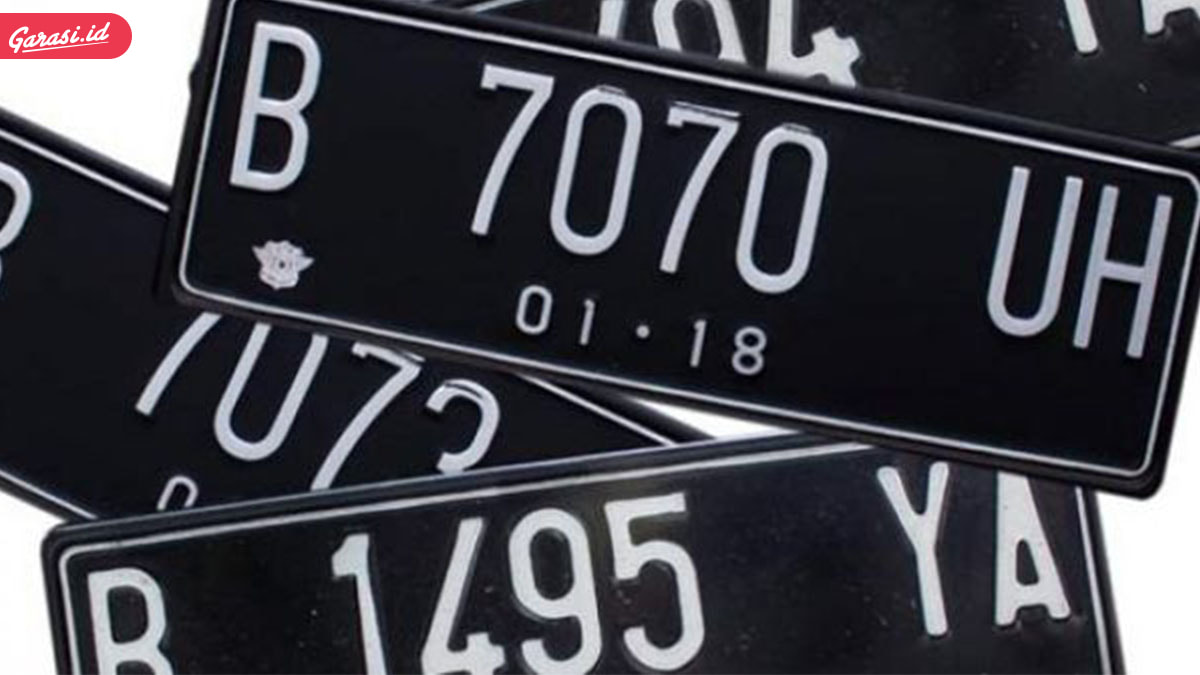
#> input picture gamabar.jpeg, 1200 x 675 px
$ python 'soal3_Half-Size Center Cropping.py'
#> lines starting #> are read from the running program, lines starting #| are printed output that depends on the picture
import cv2

# Membaca gambar
img = cv2.imread('gamabar.jpeg')
#> img is the input picture: shape (675, 1200, 3); mean B, G, R 72.5, 65.7, 65.8

# Menentukan tinggi dan lebar gambar
tinggi, lebar = img.shape[:2]
#> tinggi = 675; lebar = 1200

# Menghitung dimensi cropping
crop_size = int(min(tinggi, lebar) / 2)
#> crop_size = 337

# Menghitung koordinat cropping
x = int((lebar - crop_size) / 2)
#> x = 431
y = int((tinggi - crop_size) / 2)
#> y = 169

# Melakukan cropping
cropped_img = img[y:y+crop_size, x:x+crop_size]
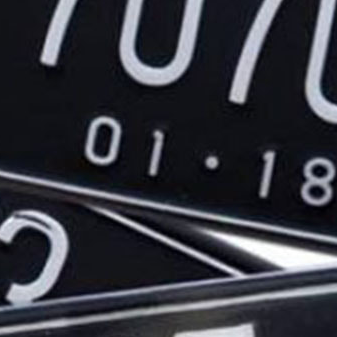
#> cropped_img: shape (337, 337, 3); mean B, G, R 62.5, 54.8, 53.5

# Menampilkan gambar
cv2.imshow('Half-Size Center Cropping', cropped_img)
cv2.waitKey(0)
cv2.destroyAllWindows()
